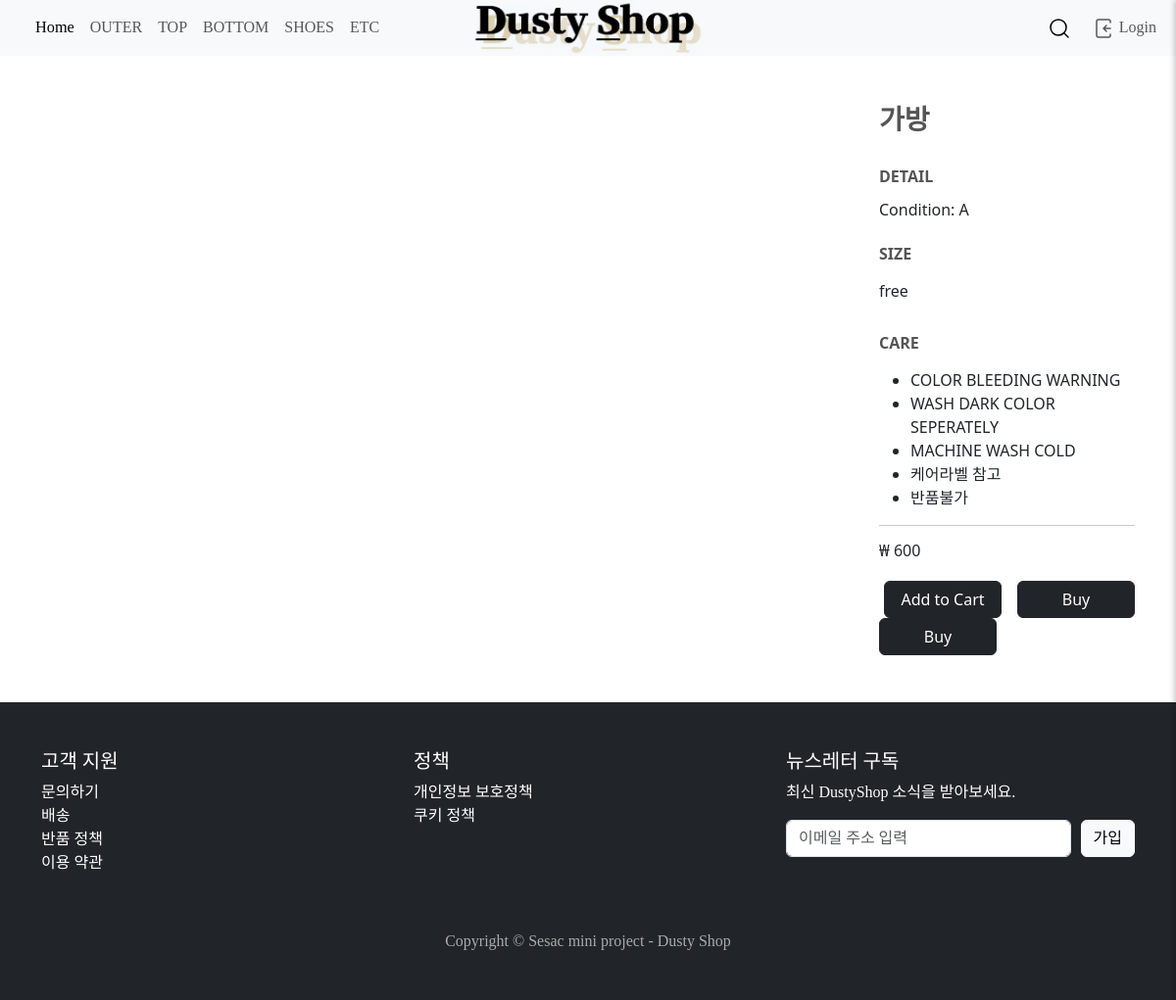
/main/5/, run on an earlier commit of the app's database.
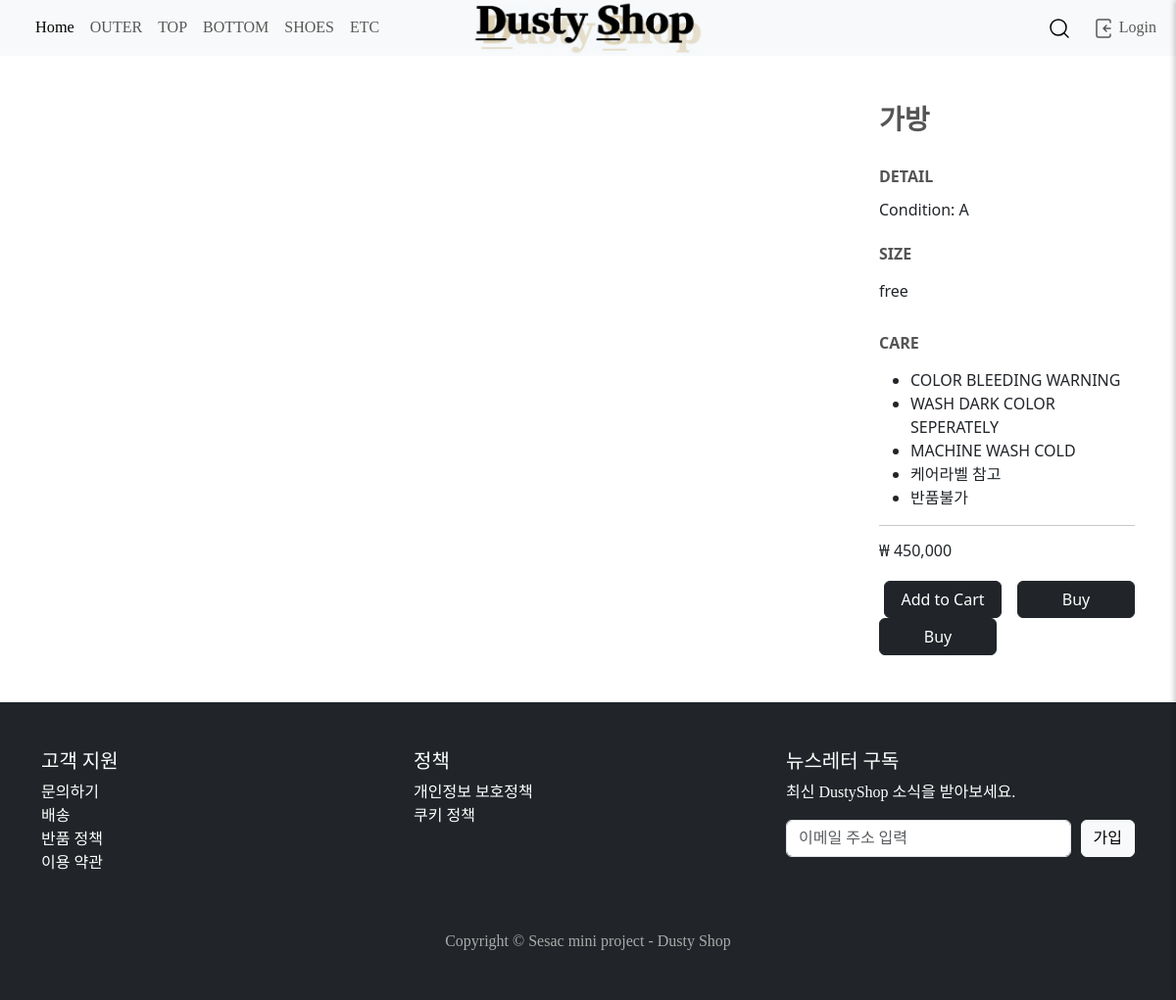
And on a later commit of the database.
### shop/models.py (models this page shows, shortened)
class Post(models.Model):
    title = models.CharField(max_length=100)
    content = models.TextField()
    price = models.IntegerField(null=True, blank=True)
    size = models.CharField(max_length=10, null=True, blank=True)
    shoulder= models.FloatField(null=True, blank=True)
    chest= models.FloatField(null=True, blank=True)
    somae= models.FloatField(null=True, blank=True)
    chongjang= models.FloatField(null=True, blank=True)
    waist= models.FloatField(null=True, blank=True)
    bottom_top= models.FloatField(null=True, blank=True)
    thigh= models.FloatField(null=True, blank=True)
    mit_dan= models.FloatField(null=True, blank=True)
    uploaded_image = models.ImageField(upload_to='images/', blank=True, null=True)
    category = models.ForeignKey(Category, on_delete=models.CASCADE,null=True, blank=True)

### shop/views.py (the view)
# urls.py: path('main/<int:pk>/', views.shopdetail, name='shopdetail'),
def shopdetail(request, pk):
    post = Post.objects.get(pk=pk)
    is_wished = False
    if request.user.is_authenticated:
        is_wished = post.wishlist_set.filter(user=request.user).exists()
    return render(request,
                  'shop/shopdetail.html',
                  context={'post':post, 'is_wished': is_wished})

### shop/templates/shop/shopdetail.html (shortened to what this page needs)
{% extends 'shop/base.html' %}
{% load humanize %}
{% load static %}
{% block content %}
<div class="container my-5">
  <div class="row">
    <div class="col-md-2">
    </div>
    <div class="col-md-7">
    </div>
    <div class="col-md-3">
      <div style="position: sticky; top: 100px;">
        <h3 class="fw-bold" style="color: #555555">{{ post.title }}</h3>
        <h4 class="fw-bold pt-4 pb-1" style="font-size:16px; color: #555555">DETAIL</h4>
        <p style="font-size:16px;">{{ post.content }}</p>
        <h4 class="fw-bold pt-2 pb-2" style="font-size:16px; color: #555555">SIZE</h4>
        <p style="font-size:16px;">{{ post.size }}</p>
        <h4 class="fw-bold pt-3 pb-2" style="font-size:16px; color: #555555">CARE</h4>
        <ul style="font-size:16px;">
          <li>COLOR BLEEDING WARNING</li>
          <li>WASH DARK COLOR SEPERATELY</li>
          <li>MACHINE WASH COLD</li>
          <li>케어라벨 참고</li>
          <li>반품불가</li>
        </ul>
        {% if post.category and post.category.slug != "event" %}
          <hr class="divider">
          <h3 style="font-size:16px;">₩ {{ post.price|intcomma }}</h3>
            <div class="button-group" style="display: flex; justify-content: flex-end; gap: 16px; margin-top: 20px;">
            <form action="{% url 'add_to_cartlist' post.pk %}" method="post" onsubmit="handleCartSidebar()">
                <button id="addToCartBtn" class="btn btn-dark" type="submit" style="min-width: 120px;">Add to Cart</button>
            </form>
              <form action="{% url 'add_to_orderlist' post.pk %}" method="post" style="display:inline; margin:0;"onsubmit="return alert('구매되었습니다')">
                <button id="buyBtn" class="btn btn-dark" type="submit" style="min-width: 120px;">Buy</button>
              </form>
          </div>
             <form action="{% url 'checkout' post.pk %}" method="get">
                <button id="buy" class="btn btn-dark" type="submit" style="min-width: 120px;">Buy</button>
              </form>
            </div>
        {% endif %}
      </div>
    </div>
  </div>
{% endblock %}

What changed in the data, as far as the page shows it:
changed Post "가방": price "600" → "450,000"
